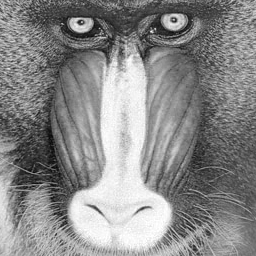
#> input picture jupyter/L1/RendusDM/GroupeA/Corrigés/DM_Algo_Mahiedine_Boudrissa_L1A/imA.png, 256 x 256 px, given in place of babouin.png, which was not available
$ jupyter execute --allow-errors DM_Algo_groupeA_Mathilde_Maigre-Copy1.ipynb   (shell and % lines are left out)   (older library calls are emulated)   (text cells are left out)
#> lines starting #> are read from the running program, lines starting #| are printed output that depends on the picture
[cell 1]
#Réponse 0
print("CD")

[cell 2]
#Réponse 1
print("D")

[cell 3]
#Réponse 2
print("ACD")

[cell 4]
#Réponse 3
print("A")

[cell 5]
#Réponse 4
print("CD")

[cell 6]
#Réponse 5
print("C")

[cell 7]
#Réponse 6
print("D")

[cell 8]
#Réponse 7
print("BD")

[cell 9]
#Réponse 8
print("ABCD")

[cell 10]
#Réponse 9
print("C")

[cell 11]
#Réponse 10
print("AD")

[cell 12]
#Exercice 1
#<écrivez votre code dans cette cellule juste en dessous de cette ligne>
print("Hello World !")

[cell 13]
#Exercice 2
#<écrivez votre code dans cette cellule juste en dessous de cette ligne>
for i in range (12):
    print("Hello World !")

[cell 14]
#Exercice 3
#<écrivez votre code dans cette cellule juste en dessous de cette ligne>
def milieu (a,b):
    print ((a+b)/2)

[cell 15]
#Exercice 4
#<écrivez votre code dans cette cellule juste en dessous de cette ligne>
pv_ennemi=299
degat_joueur=3
while pv_ennemi>0:
    print(pv_ennemi)
    pv_ennemi=pv_ennemi-degat_joueur
print("l'ennemi est mort")

[cell 16]
#Exercice 5
#<écrivez votre code dans cette cellule juste en dessous de cette ligne>
MaListe=[10,15,20,17]
def mean(MaListe):
    print(float(sum(MaListe)/len(MaListe)))

#> (a cell that did not finish here is left out)

[cell 18]
#Exercice 7
#<écrivez votre code dans cette cellule juste en dessous de cette ligne>

[cell 19]
import matplotlib.pyplot as plt
import matplotlib.image as mpimg
import numpy as np
from PIL import Image

def convertImageToGrayArray(imgFile = "babouin.png",nombre_pixels = 64):
#> called with imgFile = 'babouin.png', nombre_pixels = 64
    img = Image.open(imgFile).convert('L') #charge l'image et la converti directement en image sur des niveaux de gris
#> img is the input picture: PIL image 256x256 L; min 0, max 255, mean 137.1
    img.thumbnail((nombre_pixels, nombre_pixels), Image.ANTIALIAS) #modifie la taille de l'image pour par défaut l'avoir en 64/64 pixels
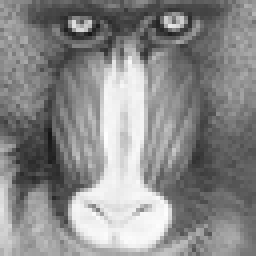
#> img: PIL image 64x64 L (shown 4 times larger); min 22, max 254, mean 137.2
    grayscale_array = np.asarray(img) #converti notre image en tableau d'entier avec chaque case correspondant à des pixels allant de 0 à 255
    return grayscale_array

gray_array = convertImageToGrayArray()
print(gray_array)
#> (printed output is left out)
plt.imshow(gray_array, cmap="gray") #affiche une matrice en image avec une colormap de nuances de gris


$ run again, on jupyter/L1/RendusDM/GroupeA/Corrigés/DM_Algo_Mahiedine_Boudrissa_L1A/le-rappeur-freeze-corleone.png
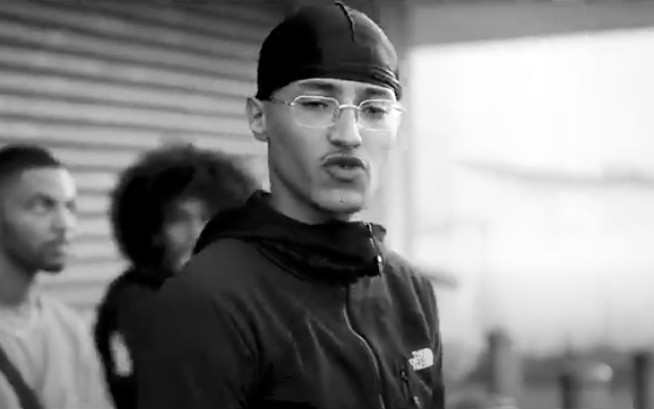
#> input picture jupyter/L1/RendusDM/GroupeA/Corrigés/DM_Algo_Mahiedine_Boudrissa_L1A/le-rappeur-freeze-corleone.png, 654 x 409 px, given in place of babouin.png, which was not available
#> in convertImageToGrayArray, `img.thumbnail((nombre_pixels, nombre_pixels), Image.ANTIALIAS) #modifi..`:
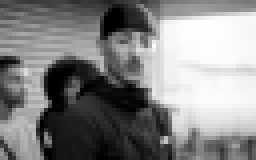
#> img: PIL image 64x40 L (shown 4 times larger); min 0, max 255, mean 131.8
#> (printed output is left out)
